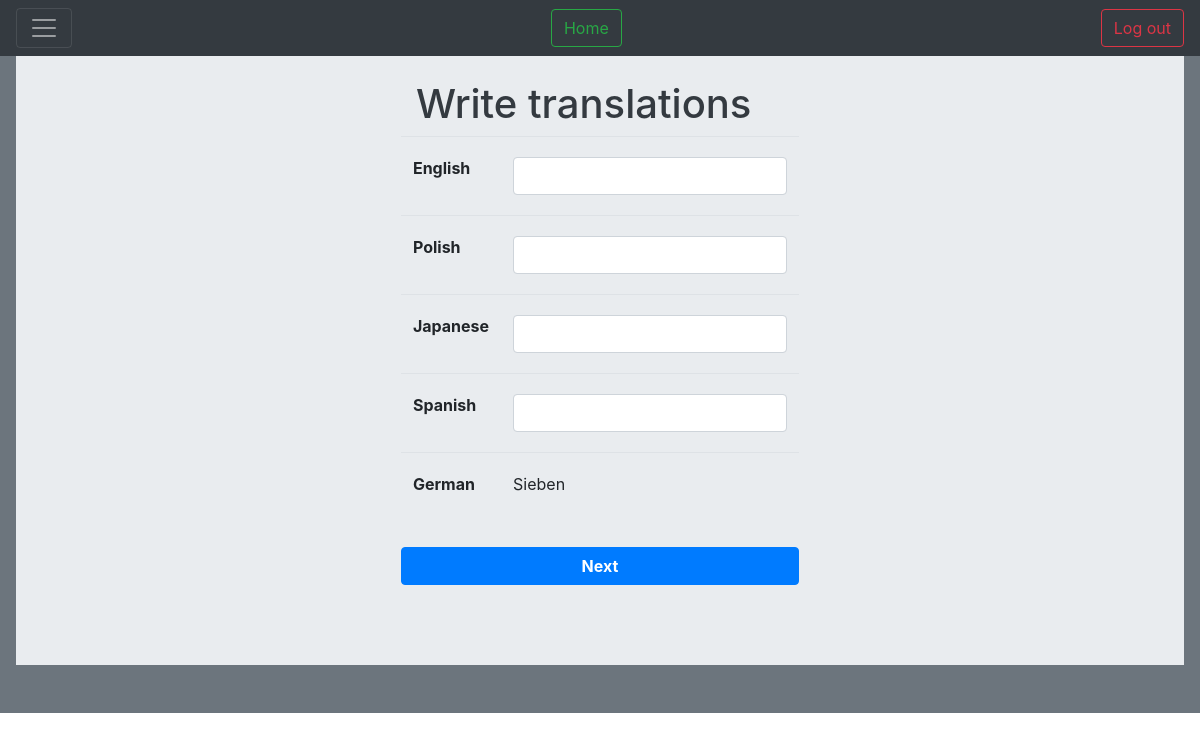
Page /cards/play/57/ (signed in) on the earlier database version.
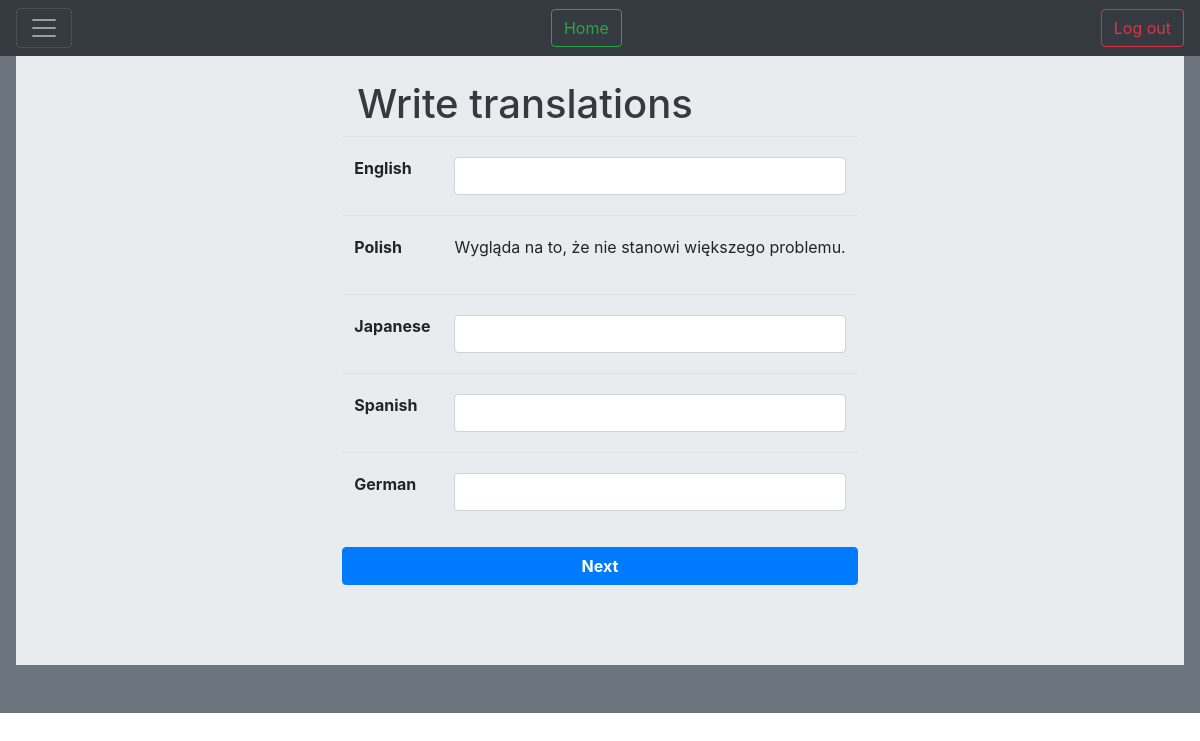
Same page on the later database version.
### Cards/models.py (models this page shows, shortened)
class Card(models.Model):
    multi_card = models.ForeignKey(MultiCard, on_delete=models.CASCADE)
    cards_folder = models.ForeignKey(CardFolder, on_delete=models.CASCADE)
    language = models.CharField(max_length=5, choices=langcodes.LangCodes, default="en")
    main = models.CharField(max_length=50)
    automated = models.BooleanField(default=False)
    score = models.SmallIntegerField(default=0)
    pronunciation = models.CharField(max_length=200, blank=True, default=False, null=True)
    synonyms = models.CharField(max_length=50, blank=True)
    comment = models.CharField(max_length=400, blank=True)
    rating = models.SmallIntegerField(default=0)
    mastered = models.BooleanField(default=False)
    priority = models.SmallIntegerField(default=0)
    show_answer = models.BooleanField(default=True)

### Cards/play.py (the view, shortened to what this page needs)
# urls.py: path('play/<int:set_id>/', play.play, name='play'),
@login_required
def play(request, set_id):
    folder = get_object_or_404(CardFolder, id=set_id)
    if folder.user != request.user:
        return render(request, 'Cards/no_access.html')
    langs = folder.get_langs()
    lang_keys = folder.get_langs(item='key')
    lang_full = folder.get_langs(item='value')
    print(lang_full)
    length = len(langs)
    context = {
        'previous': False,
        'folder': folder,
        "length": length,
        "langs": langs,
        'width': 94 / length,
        'lang_full': lang_full,
    }
    m_cards = MultiCard.objects.filter(cards_folder=folder, mastered=False).order_by('priority', 'score')
    if context['previous']:
        m_cards = m_cards.exclude(id=context['previous'])
    m_card = m_cards.first()
    if m_card is None:
        return render(request, 'Cards/index.html', context)
    current_cards = []
    any_answer_show = False
    for lang_key in lang_keys:
        card = Card.objects.get(multi_card=m_card, language=lang_key)
        current_cards.append(card)
        if card.show_answer:
            any_answer_show = True
    if not any_answer_show:
        show = rd.choice(current_cards)
        show.show_answer = True
        show.save()
    context['multicard_id'] = m_card.id
    context['current_cards'] = current_cards
    return render(request, 'Cards/play.html', context)

### Cards/models.py (called while the page is built)
    def get_langs(self, item=False):
        langs = (self.lang1, self.lang2, self.lang3, self.lang4, self.lang5)
        lang_choices = []
        lang_values = []
        lang_keys = []
        for i in langs:
            if i != "":
                value = langcodes.LangCodesDict[i].capitalize()
                lang_choices.append((i, value))
                lang_values.append(value)
                lang_keys.append(i)
        if item == 'value':
            return lang_values
        if item == 'key':
            return lang_keys
        else:
            return lang_choices

### Cards/templatetags/get_obj.py (called while the page is built)
@register.filter
def index(sequence, position):
    return sequence[position]

### Cards/templates/Cards/play.html (shortened to what this page needs)
{% extends "base.html" %}
{% block styles %}
{% load get_obj %}
{% endblock %}
{% block body %}
<div class="jumbotron jumbotron-fluid">
  <div class="text-dark">
    <div class="row justify-content-center">
      <div class="col-auto">
        <div class="container">
          <h1>Write translations</h1>
          <div class="row">
            <div class="col-xs-6">
              <div class="table-responsive">
                <form method="POST" action=".">{% csrf_token %}
                  <table class="table table-responsive">
                    {% for card in current_cards %}
                      <tr>
                        <td>
                          <p class="font-weight-bold"><span class="form-control-plaintext">{{lang_full|index:forloop.counter0}}</span></p>
                        </td>
                        <td class="align-middle">
                          {% if card.show_answer %}
                            <p>{{ card.main }}</p>
                          {% else %}
                            <input type="text" name="answer{{card.language}}" autocomplete="off" class="form-control" maxlength="50">
                          {% endif %}
                        </td>
                      </tr>
                    {% endfor %}
                  </table>
                  <button class="btn btn-primary btn-block"><b>Next</b></button>
                </form>
              </div>
            </div>
          </div>
        </div>
      </div>
    </div>
  </div>
</div>
{% endblock body %}

### Cards/templates/base.html (shortened to what this page needs)
{% load static %}
<html lang="en">
<head>
    <link rel="stylesheet" href="https://stackpath.bootstrapcdn.com/bootstrap/4.5.0/css/bootstrap.min.css">
</head>
<div class="p-3 mb-2 bg-secondary text-white">
<body>
<div class="fixed-top">
<nav class="navbar navbar-dark bg-dark">
    <button class="navbar-toggler" type="button" data-toggle="collapse" data-target="#navbarToggleExternalContent" aria-controls="navbarToggleExternalContent" aria-expanded="false" aria-label="Toggle navigation">
      <span class="navbar-toggler-icon"></span>
    </button>
    <a href="{% url 'home' %}"><button type="button" class="btn btn-outline-success">Home</button></a>
    <a href="{% url 'logout' %}"><button type="button" class="btn btn-outline-danger">Log out</button></a>
</nav>
</div>
    {% block body %}
    {% endblock body %}
</body>
</div>
</html>

Differences in the rows shown:
no longer on this page (row edited): Card: counter0 "Polish"
no longer on this page (row edited): Card: counter0 "German", main "Sieben"
added Card: counter0 "Polish", main "Wygląda na to, że nie stanowi większego problemu."
added Card: counter0 "German"
